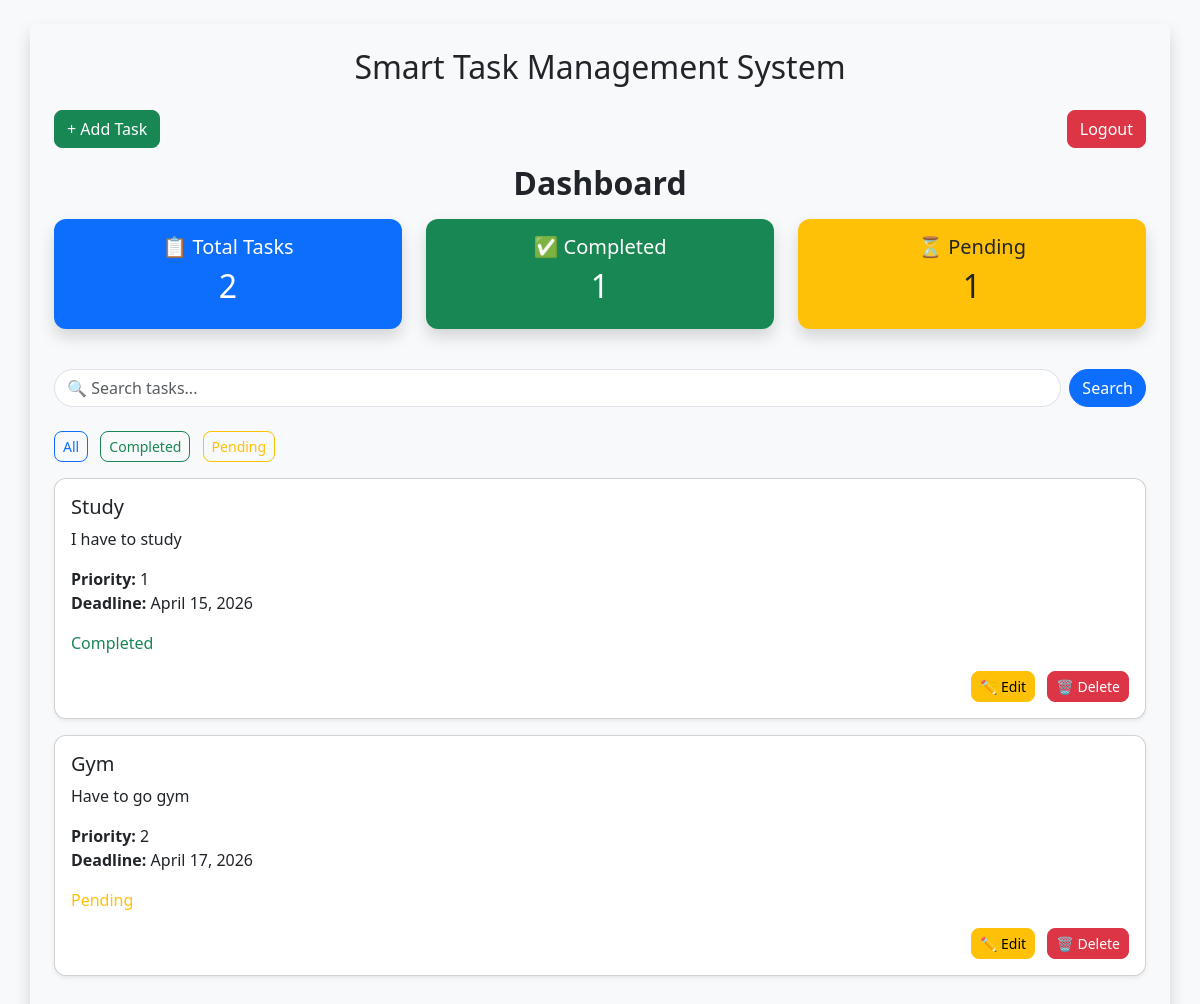
Page /tasks/ (signed in) on the committed database.
### tasks/models.py (models this page shows, shortened)
class Task(models.Model):
    user = models.ForeignKey(User, on_delete=models.CASCADE)
    title = models.CharField(max_length=200)
    description = models.TextField()
    priority = models.CharField(max_length=10)
    deadline = models.DateField()
    completed = models.BooleanField(default=False)

### tasks/views.py (the view)
# urls.py: path('tasks/', views.task_list, name='tasks'),  # Tasks page
@login_required
def task_list(request):
    tasks = Task.objects.filter(user=request.user)
    query = request.GET.get('q')
    if query:
        tasks = tasks.filter(title__icontains=query)
    status = request.GET.get('status')
    if status == 'completed':
        tasks = tasks.filter(completed=True)
    elif status == 'pending':
        tasks = tasks.filter(completed=False)
    total_tasks = Task.objects.filter(user=request.user).count()
    completed_tasks = Task.objects.filter(user=request.user, completed=True).count()
    pending_tasks = Task.objects.filter(user=request.user, completed=False).count()
    return render(request, 'tasks/task_list.html', {
        'tasks': tasks,
        'total_tasks': total_tasks,
        'completed_tasks': completed_tasks,
        'pending_tasks': pending_tasks
    })

### tasks/templates/tasks/task_list.html (shortened to what this page needs)
 <!DOCTYPE html>
<html>
<head>
    <link href="https://cdn.jsdelivr.net/npm/bootstrap@5.3.0/dist/css/bootstrap.min.css" rel="stylesheet">
</head>
<body class="bg-light">
    <div class="container mt-4 bg-blue p-4 rounded shadow">
    <h2 class="text-center mb-4">Smart Task Management System</h2>
    <div class="d-flex justify-content-between mb-3">
        <a href="/add/" class="btn btn-success">+ Add Task</a>
        <a href="/logout/" class="btn btn-danger">Logout</a>
    </div>
    <div class="row text-center mb-4">
        <h2 class="fw-bold mb-3">Dashboard</h2>
    <div class="col-md-4 mb-3">
        <div class="card shadow border-0 bg-primary text-white">
            <div class="card-body">
                <h5>📋 Total Tasks</h5>
                <h2>{{ total_tasks }}</h2>
            </div>
        </div>
    </div>
    <div class="col-md-4 mb-3">
        <div class="card shadow border-0 bg-success text-white">
            <div class="card-body">
                <h5>✅ Completed</h5>
                <h2>{{ completed_tasks }}</h2>
            </div>
        </div>
    </div>
    <div class="col-md-4 mb-3">
        <div class="card shadow border-0 bg-warning text-dark">
            <div class="card-body">
                <h5>⏳ Pending</h5>
                <h2>{{ pending_tasks }}</h2>
            </div>
        </div>
    </div>
</div>
    <form method="GET" class="input-group mb-4">
    <input type="text" name="q" class="form-control rounded-pill" placeholder="🔍 Search tasks...">
    <button class="btn btn-primary ms-2 rounded-pill">Search</button>
</form>
<div class="mb-3">
    <a href="/tasks/" class="btn btn-outline-primary btn-sm me-2">All</a>
    <a href="/tasks/?status=completed" class="btn btn-outline-success btn-sm me-2">
        Completed
    </a>
    <a href="/tasks/?status=pending" class="btn btn-outline-warning btn-sm">
        Pending
    </a>
</div>
    {% for task in tasks %}
        <div class="card mb-3 p-3 shadow-sm">
            <h5>{{ task.title }}</h5>
            <p>{{ task.description }}</p>
            <p>
                <strong>Priority:</strong> {{ task.priority }} <br>
                <strong>Deadline:</strong> {{ task.deadline }}
            </p>
            <p>
                {% if task.completed %}
                    <span class="text-success">Completed</span>
                {% else %}
                    <span class="text-warning">Pending</span>
                {% endif %}
            </p>
            <div class="text-end">
    <a href="/edit/{{ task.id }}/" class="btn btn-warning btn-sm me-2">✏️ Edit</a>
     <a href="/delete/{{ task.id }}/" class="btn btn-danger btn-sm">🗑️ Delete</a>
</div>
        </div>
    {% empty %}
        <p>No tasks yet</p>
    {% endfor %}
</div>
</body>
</html>

### tasks/templates/tasks/task_list.html (style rules this page uses)
body { font-family: 'Segoe UI', sans-serif; }
.btn { border-radius: 8px; }
.card { border-radius: 12px; }

### rows in the picture
Task: title "Study", description "I have to study", priority "1", deadline "April 15, 2026", completed "Completed"
Task: title "Gym", description "Have to go gym", priority "2", deadline "April 17, 2026", completed "Pending"

### other values in the picture
{{ total_tasks }} "2"
{{ completed_tasks }} "1"
{{ pending_tasks }} "1"
